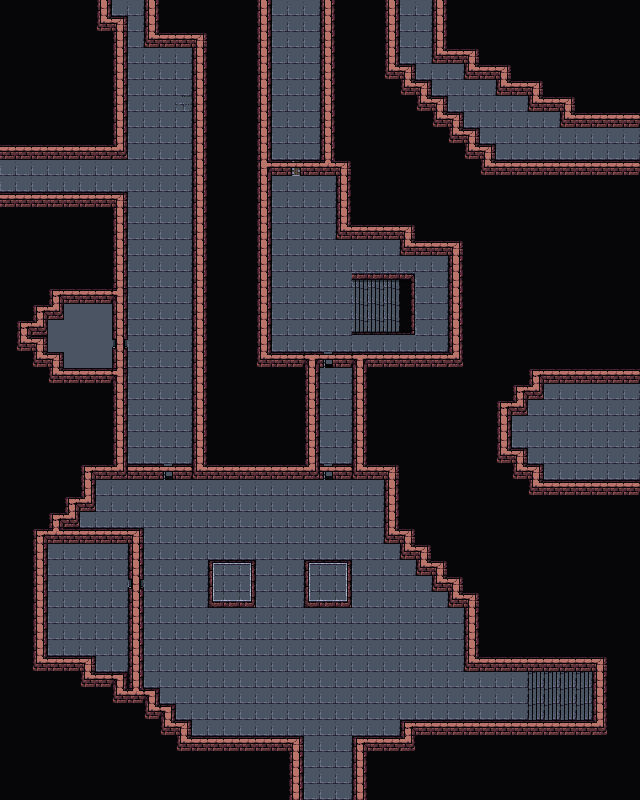

A 2D game scene composited from a Tiled map and its tileset images. What follows is a short description and the map's XML, with each tile layer's data collapsed to a summary:
An orthogonal 40x50 tile map with 16x16 px tiles, 5 tile layers (Background, BackgroundBlend, Ground, Foreground, ...), 2 tilesets and 4 objects.

<map version="1.10" tiledversion="1.10.1" orientation="orthogonal" renderorder="right-down" width="40" height="50" tilewidth="16" tileheight="16" infinite="0" nextlayerid="7" nextobjectid="70">
 <editorsettings>
  <export target="wastetown..tmx" format="tmx" />
 </editorsettings>
 <tileset firstgid="1" source="../../../../common/maps/tileset/main.tsx" />
 <tileset firstgid="10113" source="../../../../common/maps/tileset/buildings.tsx" />
 <layer id="1" name="Background" width="40" height="50">
  <data>[2000 cells, 1993 non-empty, 8 distinct tile ids]</data>
 </layer>
 <layer id="6" name="BackgroundBlend" width="40" height="50">
  <data>[2000 cells, 433 non-empty, 12 distinct tile ids]</data>
 </layer>
 <layer id="2" name="Ground" width="40" height="50">
  <data>[2000 cells, 677 non-empty, 28 distinct tile ids]</data>
 </layer>
 <layer id="3" name="Foreground" width="40" height="50">
  <properties>
   <property name="spriteLayer" type="bool" value="true" />
  </properties>
  <data>[2000 cells, 111 non-empty, 10 distinct tile ids]</data>
 </layer>
 <layer id="5" name="AboveSprites" width="40" height="50">
  <data>[2000 cells, 115 non-empty, 14 distinct tile ids]</data>
 </layer>
 <objectgroup id="4" name="Objects">
  <object id="47" template="../../../../common/maps/obj/gold.tx" x="272.333" y="191.667" />
  <object id="49" template="../../../../common/maps/obj/gold.tx" x="544" y="400" />
  <object id="51" template="../../../../common/maps/obj/entry_up.tx" x="525.667" y="719.333" width="33.3333" height="46.6667">
   <properties>
    <property name="teleport" value="" />
   </properties>
  </object>
  <object id="69" template="../../../../common/maps/obj/enemy.tx" x="189.747" y="418.972">
   <properties>
    <property name="dialog">[{
  "text":"Hello, planeswalker {var=player_name}, this area is currently under construction and subject to change. Also this is a hard boss, so be prepared with a strong deck",
  "options":[
    { "name":"Ok" }
  ]
}]</property>
    <property name="enemy" value="Homarid" />
   </properties>
  </object>
 </objectgroup>
</map>
